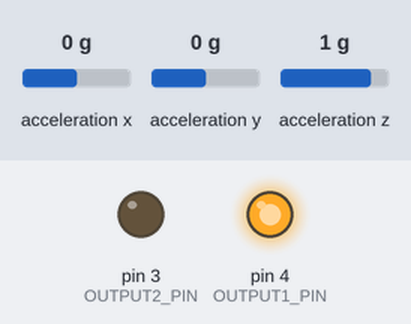
Recording of a sketch running on a simulated Arduino Uno, built with avr-gcc and run on an emulated ATmega328P. Shown: output pins drawn as LEDs (lit = HIGH). The inputs (shaded band) are chosen by the test bench; at power-on: acceleration x 0 g, acceleration y 0 g, acceleration z 1 g.

Above: at 0.11 s.
At 1.2 s:
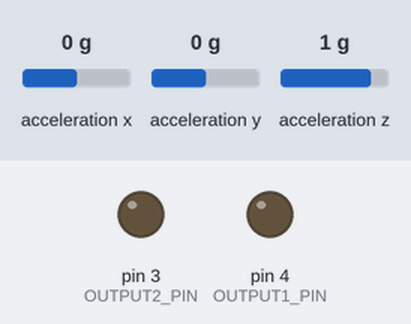
1.3 s: acceleration x set to -1.4 g
At 1.8 s:
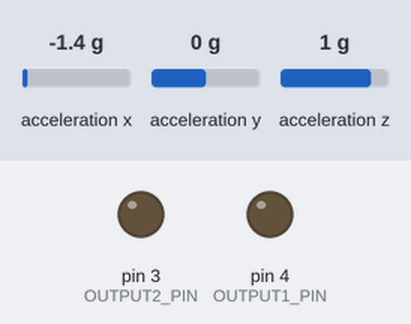
Timing chart, 0 to 4.3 s (numbered marks = the images above; inputs shaded):
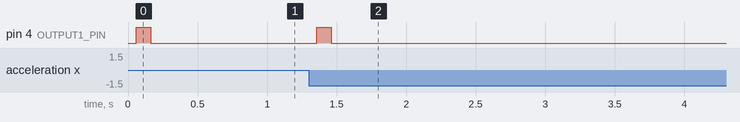

The sketch:

redbot_accel_switch.ino
```cpp
#include <RedBot.h>

#define WAIT        10    // How often we wait between samples
#define POINTS      10    // How many points to average for threshold tests
#define DEBOUNCE    5     // How many points to constitute a change
#define THRESHOLD1  512   // Value needed to switch
#define THRESHOLD2  2048  // Value needed to switch
#define OUTPUT1_PIN 4     // An output
#define OUTPUT2_PIN 3     // An output

/* NOTE: The "Redbot" Accelerometer MUST be attached to A4/A5 on an
 *       Arduino. These values are hard-coded into the "Redbot"
 *       library and (for our purposes) should not be changed.
 */
RedBotAccel accel;
uint8_t index;
double dList[POINTS];
double aCurrent, aLast;

boolean switch_A[POINTS];
boolean switch_B[POINTS];

// TODO: this is not a REAL debounce routine, since the count never
//       goes back to '0' when it glitches... but it works pending
//       any better alternatives
boolean aState()
{
  uint8_t count=0;
  for (uint8_t i=0; i<POINTS; i++) {
    if (switch_A[i] == true) count++;
  }
  if (count > DEBOUNCE)
    return true;
  else
    return false;
}

boolean bState()
{
  uint8_t count=0;
  for (uint8_t i=0; i<POINTS; i++) {
    if (switch_B[i] == true) count++;
  }
  if (count > DEBOUNCE)
    return true;
  else
    return false;
}

double averageDisplacement()
{
  uint8_t i;
  double total = 0.0;
  for (i=0; i<POINTS; i++) {
    total += dList[i];
  }
  return (total / (double)POINTS);
}

double getDisplacementVector()
{
  double d=0.0;

  // According to the Pythagorean Theorem, x^2 + y^2 = d^2... but then if we
  // extrapolate to include a third coordinate, we essentially just create 2 right
  // triangles, the hypotenuse of the first becomes the base of the second, and
  // the equation boils down to: x^2 + y^2 + z^2 = d^2
  d += sq((double)accel.x);
  d += sq((double)accel.y);
  d += sq((double)accel.z);

  return sqrt(d);
}

void setup()
{
  pinMode(OUTPUT1_PIN, OUTPUT);
  pinMode(OUTPUT2_PIN, OUTPUT);
  accel.read();

  aCurrent = aLast = 0.0;
  for (index=0; index<POINTS; index++) {
    dList[index] = 0.0;
  }
  index = 0;
}

void loop()
{
  accel.read();

  // Who cares about negative numbers in space...
  dList[index] = getDisplacementVector();

  // Average the last bunch of D-vectors...
  aCurrent = averageDisplacement();

  // Collect data points for 1st switch
  if (abs(aCurrent - aLast) > THRESHOLD1)
    switch_A[index] = true;
  else
    switch_A[index] = false;

  // Collect data points for 2nd switch
  if (abs(aCurrent - aLast) > THRESHOLD2)
    switch_B[index] = true;
  else
    switch_B[index] = false;

  // If average is good, turn on pin, else off
  if (aState() == true)
    digitalWrite(OUTPUT1_PIN, HIGH);
  else
    digitalWrite(OUTPUT1_PIN, LOW);

  // If average is good, turn on pin, else off
  if (bState() == true)
    digitalWrite(OUTPUT2_PIN, HIGH);
  else
    digitalWrite(OUTPUT2_PIN, LOW);

  index++; if ((index % POINTS) == 0) index = 0;
  aLast = aCurrent;

  delay(WAIT);
}
```

Measured:
- after the input at 1.3 s, pin 4 (OUTPUT1_PIN): LOW → HIGH after 0.06 s, → LOW 0.10 s later
